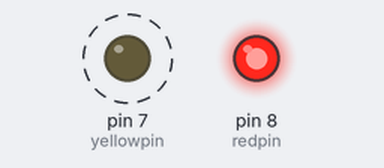
Simulated run of this sketch. Board: Arduino Uno, built with avr-gcc and run on an emulated ATmega328P. On the bench: output pins drawn as LEDs (lit = HIGH). Dashed ring = blinking.

Above: at 0.02 s.
At 2.85 s:
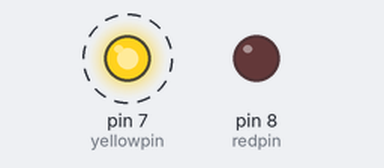
Timing chart, 0 to 3.1 s (numbered marks = the images above):
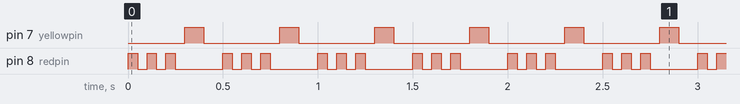

Measured:
- by itself, pin 7 (yellowpin): alternates HIGH for 0.10 s and LOW for 0.40 s
- by itself, pin 8 (redpin): repeats every 0.50 s: 2 × (LOW 0.05 s, HIGH 0.05 s), LOW 0.25 s, HIGH 0.05 s

The sketch:

2_led_blink.ino
```cpp
int yellowpin=7;
int redpin=8;
int redtime=50;
int redblink=3;
int yellowblink=5;
int yellowtime=100;
void setup()
{
  pinMode(yellowpin, OUTPUT);
  pinMode(redpin,OUTPUT);
}

void loop()
{
  for(int i=0;i<redblink;i++)
  {
    digitalWrite(redpin,HIGH);// turn on led
    delay(redtime);// wait for some time
  digitalWrite(redpin,LOW);//turn off led
    delay(redtime);//wait for some time
  }
    digitalWrite(yellowpin,HIGH);// turn on led
    delay(yellowtime);// wait for some time
    digitalWrite(yellowpin,LOW);//turn off led
    delay(yellowtime);//wait for some time
}
```
